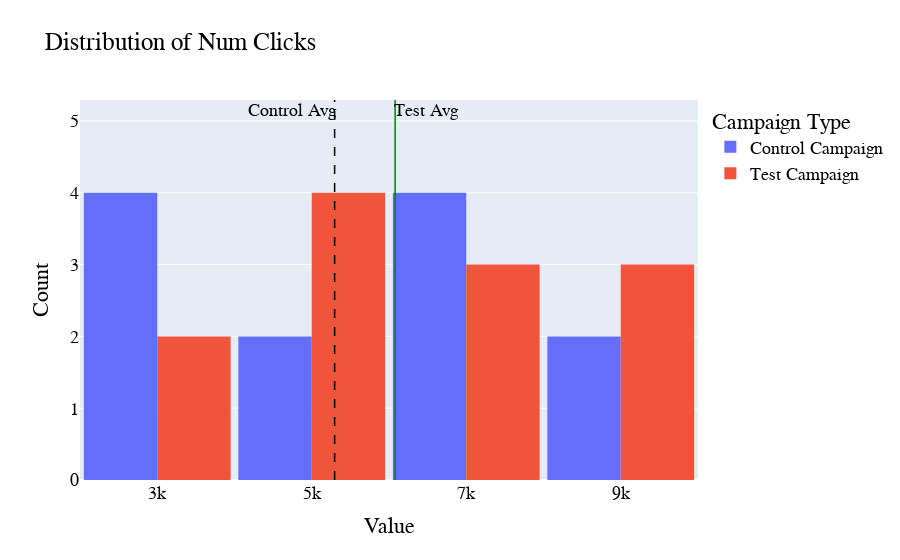

The notebook cell this image was saved under:
### Code cell
make_hist('Num Clicks', -550, 400, 5, 0.05)

### Figure 1 — Plotly figure (JSON) as saved in the notebook; plotly's stock layout.template omitted (floating-point values rounded to 4 significant figures)
{"data": [{"name": "Control Campaign", "type": "histogram", "x": [7016, 8110, 6508, 3065, 5321.0, 4028, 2640, 7260, 6198, 2277, 8137, 2993]}, {"name": "Test Campaign", "type": "histogram", "x": [3038, 4657, 7885, 4216, 5863, 7488, 4221, 7184, 8259, 8125, 3750, 8264]}], "layout": {"annotations": [{"showarrow": false, "text": "Control Avg", "x": 4746.0, "y": 5, "yshift": 10}, {"showarrow": false, "text": "Test Avg", "x": 6479.0, "y": 5, "yshift": 10}], "bargap": 0.05, "barmode": "group", "font": {"color": "Black", "family": "Overpass", "size": 18}, "legend": {"title": {"text": "Campaign Type"}}, "shapes": [{"line": {"color": "black", "dash": "dash", "width": 1.5}, "type": "line", "x0": 5296.0, "x1": 5296.0, "xref": "x", "y0": 0, "y1": 1, "yref": "y domain"}, {"line": {"color": "green", "width": 1.5}, "type": "line", "x0": 6079.0, "x1": 6079.0, "xref": "x", "y0": 0, "y1": 1, "yref": "y domain"}], "title": {"text": "Distribution of Num Clicks"}, "xaxis": {"title": {"text": "Value"}}, "yaxis": {"title": {"text": "Count"}}}}
